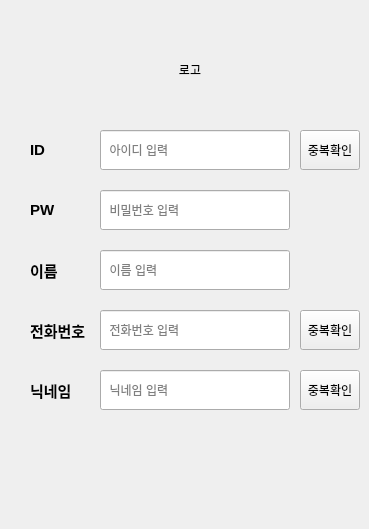
   <widget class="QWidget" name="page_3">
    <widget class="QLabel" name="lb_JoinLogo">
     <property name="geometry">
      <rect>
       <x>40</x>
       <y>15</y>
       <width>300</width>
       <height>110</height>
      </rect>
     </property>
     <property name="styleSheet">
      <string notr="true">border-image:url(&quot;/Users/IOT/Desktop/Important/Coupang_Project/Image/Join.png&quot;)</string>
     </property>
     <property name="text">
      <string>로고</string>
     </property>
     <property name="alignment">
      <set>Qt::AlignCenter</set>
     </property>
    </widget>
    <widget class="QLabel" name="lb_Join_ID">
     <property name="geometry">
      <rect>
       <x>30</x>
       <y>130</y>
       <width>70</width>
       <height>40</height>
      </rect>
     </property>
     <property name="font">
      <font>
       <pointsize>11</pointsize>
       <bold>true</bold>
      </font>
     </property>
     <property name="text">
      <string>ID</string>
     </property>
    </widget>
    <widget class="QLabel" name="lb_Join_PW">
     <property name="geometry">
      <rect>
       <x>30</x>
       <y>190</y>
       <width>70</width>
       <height>40</height>
      </rect>
     </property>
     <property name="font">
      <font>
       <pointsize>11</pointsize>
       <bold>true</bold>
      </font>
     </property>
     <property name="text">
      <string>PW</string>
     </property>
    </widget>
    <widget class="QLineEdit" name="ID_JoinEdit">
     <property name="geometry">
      <rect>
       <x>100</x>
       <y>130</y>
       <width>190</width>
       <height>40</height>
      </rect>
     </property>
     <property name="placeholderText">
      <string>  아이디 입력</string>
     </property>
    </widget>
    <widget class="QLineEdit" name="PW_JoinEdit">
     <property name="geometry">
      <rect>
       <x>100</x>
       <y>190</y>
       <width>190</width>
       <height>40</height>
      </rect>
     </property>
     <property name="placeholderText">
      <string>  비밀번호 입력</string>
     </property>
    </widget>
    <widget class="QLabel" name="lb_Join_NAME">
     <property name="geometry">
      <rect>
       <x>30</x>
       <y>250</y>
       <width>70</width>
       <height>40</height>
      </rect>
     </property>
     <property name="font">
      <font>
       <pointsize>11</pointsize>
       <bold>true</bold>
      </font>
     </property>
     <property name="text">
      <string>이름</string>
     </property>
    </widget>
    <widget class="QLineEdit" name="NAME_JoinEdit">
     <property name="geometry">
      <rect>
       <x>100</x>
       <y>250</y>
       <width>190</width>
       <height>40</height>
      </rect>
     </property>
     <property name="placeholderText">
      <string>  이름 입력</string>
     </property>
    </widget>
    <widget class="QLabel" name="lb_Join_PHONE">
     <property name="geometry">
      <rect>
       <x>30</x>
       <y>310</y>
       <width>70</width>
       <height>40</height>
      </rect>
     </property>
     <property name="font">
      <font>
       <pointsize>11</pointsize>
       <bold>true</bold>
      </font>
     </property>
     <property name="text">
      <string>전화번호</string>
     </property>
    </widget>
    <widget class="QLineEdit" name="PHONE_JoinEdit">
     <property name="geometry">
      <rect>
       <x>100</x>
       <y>310</y>
       <width>190</width>
       <height>40</height>
      </rect>
     </property>
     <property name="placeholderText">
      <string>  전화번호 입력</string>
     </property>
    </widget>
    <widget class="QLabel" name="lb_Join_NICKNAME">
     <property name="geometry">
      <rect>
       <x>30</x>
       <y>370</y>
       <width>70</width>
       <height>40</height>
      </rect>
     </property>
     <property name="font">
      <font>
       <pointsize>11</pointsize>
       <bold>true</bold>
      </font>
     </property>
     <property name="text">
      <string>닉네임</string>
     </property>
    </widget>
    <widget class="QLineEdit" name="NICKNAME_JoinEdit">
     <property name="geometry">
      <rect>
       <x>100</x>
       <y>370</y>
       <width>190</width>
       <height>40</height>
      </rect>
     </property>
     <property name="placeholderText">
      <string>  닉네임 입력</string>
     </property>
    </widget>
    <widget class="QPushButton" name="Btn_confirmID">
     <property name="geometry">
      <rect>
       <x>300</x>
       <y>130</y>
       <width>60</width>
       <height>40</height>
      </rect>
     </property>
     <property name="text">
      <string>중복확인</string>
     </property>
    </widget>
    <widget class="QPushButton" name="Btn_confirmPHONE">
     <property name="geometry">
      <rect>
       <x>300</x>
       <y>310</y>
       <width>60</width>
       <height>40</height>
      </rect>
     </property>
     <property name="text">
      <string>중복확인</string>
     </property>
    </widget>
    <widget class="QPushButton" name="Btn_confirmNICKNAME">
     <property name="geometry">
      <rect>
       <x>300</x>
       <y>370</y>
       <width>60</width>
       <height>40</height>
      </rect>
     </property>
     <property name="text">
      <string>중복확인</string>
     </property>
    </widget>
    <widget class="QPushButton" name="Btn_confirmJoin">
     <property name="geometry">
      <rect>
       <x>100</x>
       <y>480</y>
       <width>260</width>
       <height>40</height>
      </rect>
     </property>
     <property name="styleSheet">
      <string notr="true"/>
     </property>
     <property name="text">
      <string/>
     </property>
     <property name="icon">
      <iconset>
       <normaloff>../Image/Join_.PNG</normaloff>../Image/Join_.PNG</iconset>
     </property>
     <property name="iconSize">
      <size>
       <width>260</width>
       <height>50</height>
      </size>
     </property>
     <property name="flat">
      <bool>true</bool>
     </property>
    </widget>
    <widget class="QPushButton" name="Btn_JoinBack">
     <property name="geometry">
      <rect>
       <x>20</x>
       <y>480</y>
       <width>60</width>
       <height>40</height>
      </rect>
     </property>
     <property name="styleSheet">
      <string notr="true"/>
     </property>
     <property name="text">
      <string/>
     </property>
     <property name="icon">
      <iconset>
       <normaloff>../Image/Back.png</normaloff>../Image/Back.png</iconset>
     </property>
     <property name="iconSize">
      <size>
       <width>290</width>
       <height>80</height>
      </size>
     </property>
     <property name="flat">
      <bool>true</bool>
     </property>
    </widget>
   </widget>
